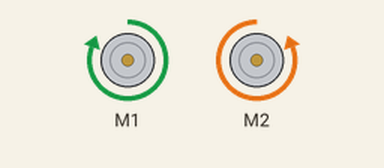
Simulated run of this sketch. Board: Arduino Uno, built with avr-gcc and run on an emulated ATmega328P. Shown: 2 × DC motor (green arrow = forward, orange = backward, longer = faster). What the sketch prints to the serial monitor is not drawn.

Above: at 0.1 s.
Timing chart, 0 to 1.6 s (numbered marks = the images above):
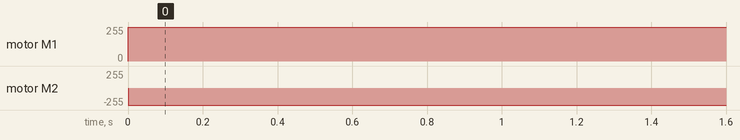

Measured:
- by itself, motor M1: stopped → forward 255/255 at 0.00 s
- by itself, motor M2: stopped → backward 255/255 at 0.00 s

The sketch:

TestDrive.ino
```cpp
// (licence header left out)
#include <AFMotor.h> //read the README to get this

AF_DCMotor motor1(1); // set up motors.
AF_DCMotor motor2(2);

void setup() {
  Serial.begin(9600);           // set up Serial library at 9600 bps
  Serial.println("Motor test!");

  // turn on motor
  motor1.setSpeed(255); //set the speed for the motors. This is already max speed.
  motor2.setSpeed(255);
}

void loop() {

  //motors don't go the same way because of wiring
  motor1.run(FORWARD);
  motor2.run(BACKWARD);

}
```
